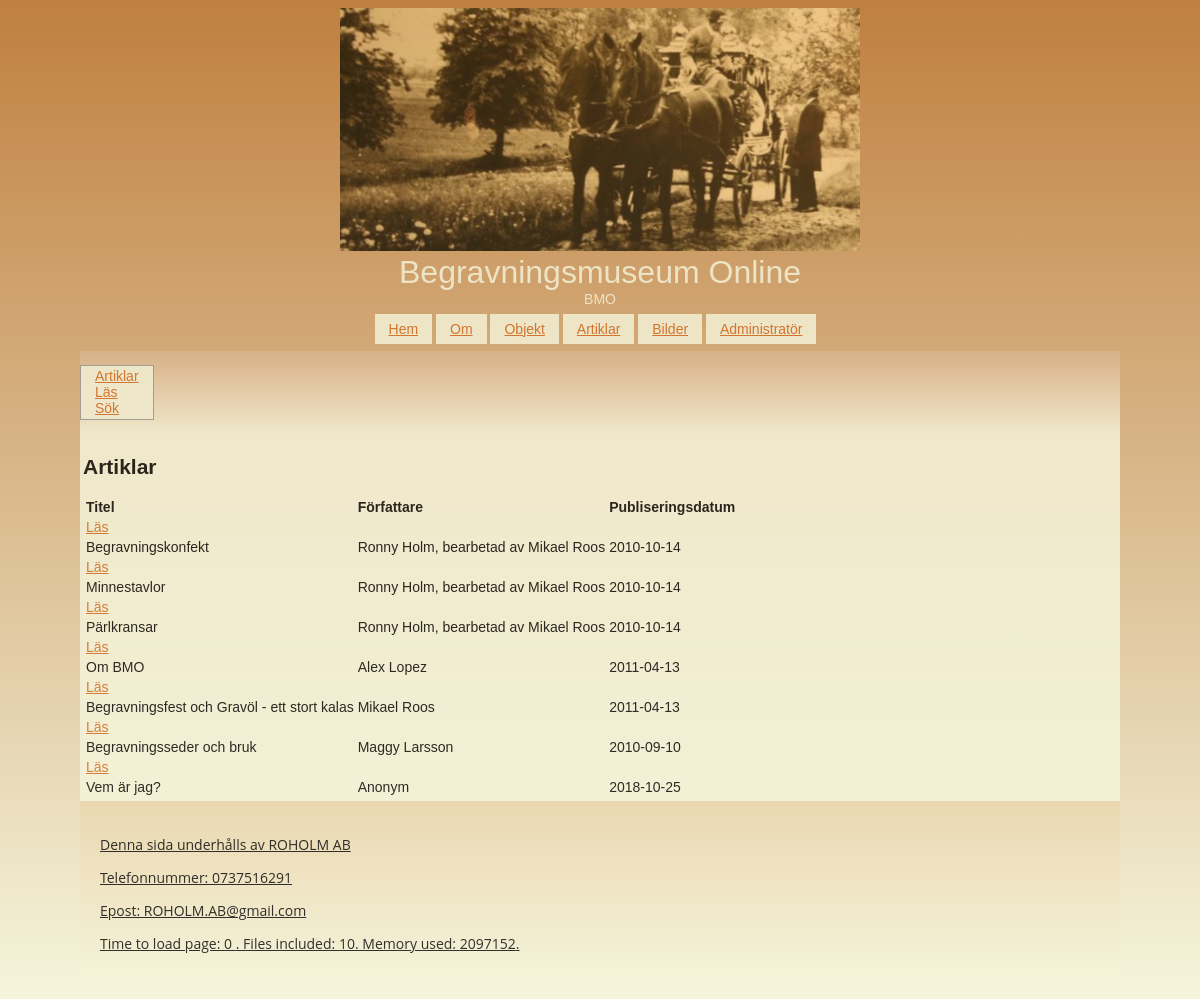
The app's page /articles.php?page=index with its own data.
### tables this page shows
CREATE TABLE "Article" (
	`id`	INTEGER NOT NULL PRIMARY KEY AUTOINCREMENT UNIQUE,
	`category`	TEXT,
	`title`	TEXT,
	`content`	TEXT,
	`author`	TEXT,
	`pubdate`	TEXT NOT NULL DEFAULT CURRENT_DATE
);

### articles.php (called while the page is built, shortened)
<?php
 require __DIR__ . "/src/functions.php";
 require __DIR__ . "/view/multipage.php";
 require __DIR__ . "/incl/footer.php";

### src/functions.php (the view, shortened to what this page needs)
<?php
function printArticleResultsetToHTMLTable3($res)
{
    $rows = "";
    foreach ($res as $row) {
        $rows .= "<tr><td><a href ='articles.php?page=read&article={$row["id"]}'>Läs</a></td>";
        $rows .= "<tr><td>{$row["title"]}</td>";
        $rows .= "<td>{$row["author"]}</td>";
        $rows .= "<td>{$row["pubdate"]}</td></tr>";
    }
    return $rows;
}

### css/style.css (style rules this page uses)
body { margin-bottom: 1%; clear: both; font-family: Sans-serif; overflow: auto; padding-right: 6%; padding-left: 6%; }
a:link { color: chocolate; }

### records on screen
article: title "Begravningskonfekt", author "Ronny Holm, bearbetad av Mikael Roos", pubdate "2010-10-14"
article: title "Minnestavlor", author "Ronny Holm, bearbetad av Mikael Roos", pubdate "2010-10-14"
article: title "Pärlkransar", author "Ronny Holm, bearbetad av Mikael Roos", pubdate "2010-10-14"
article: title "Om BMO", author "Alex Lopez", pubdate "2011-04-13"
article: title "Begravningsfest och Gravöl - ett stort kalas", author "Mikael Roos", pubdate "2011-04-13"
article: title "Begravningsseder och bruk", author "Maggy Larsson", pubdate "2010-09-10"
article: title "Vem är jag?", author "Anonym", pubdate "2018-10-25"

### other values on screen
$value["title"] "Artiklar"
$value["title"] "Läs"
$value["title"] "Sök"
$numFiles "10"
$memoryUsed "2097152"
